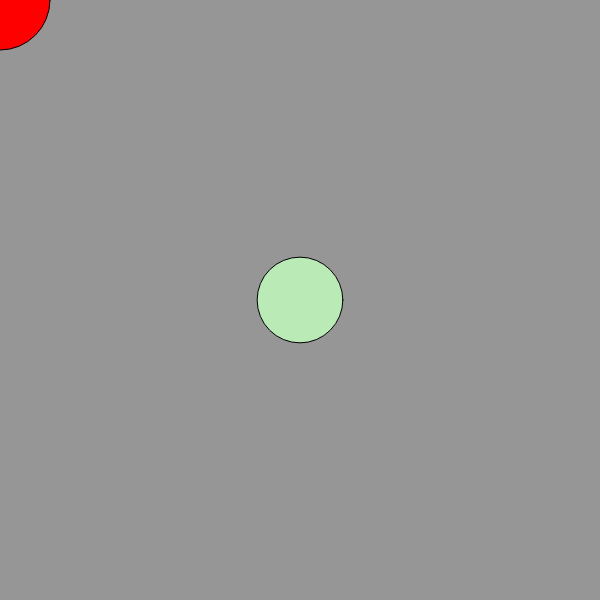
Frame 1 (no input)
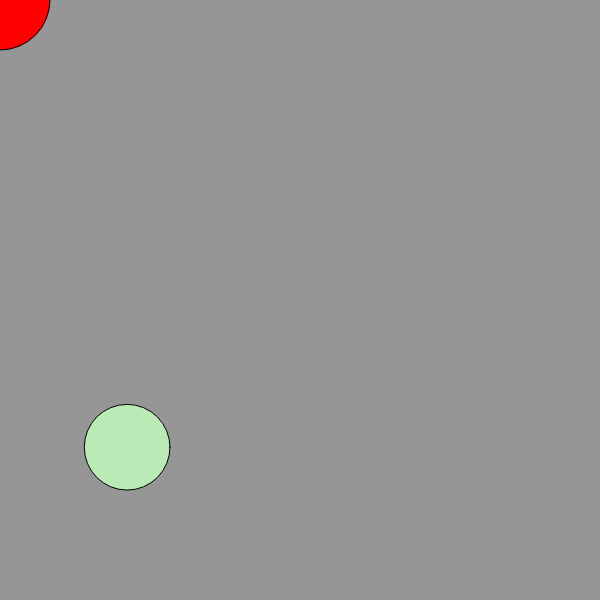
Frame 60 (no input)
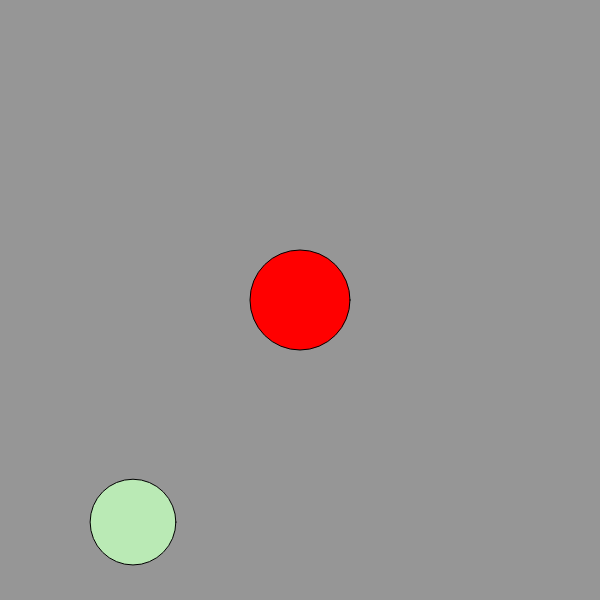
Frame 120 (the mouse pressed at the canvas centre since frame 60)

The p5.js sketch that drew these frames (run headless with seeded random() and noise() and a simulated clock; from frame 60 on, the mouse is pressed at the canvas centre):

// p5.js sketch
// ── sketch.js
const pelotas = [];
// Number of balls created during setup; mouse clicks can add more.
const MAX = 1;


// p5 calls setup once to create the canvas and initial ball(s).
function setup(){
    createCanvas(600,600);
    // noStroke();

    for(let i = 0 ; i < MAX ; i++){
        pelotas.push(new Pelota(
            width / 2,
            height / 2,
            random(50,100),
            random(-5,5),
            random(-5,5),
            true
        ))
    }
    
}


// p5 calls draw repeatedly; drawing and position updates create the animation.
function draw(){
  background(150);

  

  // forEach provides the ball, its index, and the source array to this callback.
  pelotas.forEach( (p , i, arr) => {
    p.draw();

    if (arr.length > i){
        const x = p?.x;
        const nextx = arr[i+1]?.x;
        const y = p?.y;
        const nexty = arr[i+1]?.y;

        line(x,y,nextx, nexty);
    }

  })

  // Advance every ball after drawing its current position.
  for(p of pelotas){
    p.update();
  }

  const w = new Pelota(
    mouseX,
    mouseY, 100, 0 , 0, false);

    w.draw()

}

// A click adds a newly constructed ball to the shared array.
function mouseClicked(){
    const nueva = new Pelota(
        width / 2,
        height / 2,
        random(10,100),
        random(-10, 10),
        random(-10, 10)
    )

    pelotas.push(nueva)
}
// ── pelota.js
class Pelota{
    // Keep position, diameter, velocity, and color together in one object.
    constructor(x,y,d,vx,vy,epilepsia = true){
        this.x = x;
        this.y = y;
        this.d = d;
        this.r = d / 2;
        this.vx = vx;
        this.vy = vy;
        if (epilepsia){
            this.colorR = random(150,255); 
            this.colorG = random(150,255); 
            this.colorB = random(150,255); 
        }
        else{
            this.colorR = 255; 
            this.colorG = 0; 
            this.colorB = 0; 
        }
    }

    // Render this object's circle using p5.js drawing functions.
    draw(){

        fill(this.colorR, this.colorG, this.colorB)

        circle(
            this.x,
            this.y,
            this.d
        )
    }

    // Reverse velocity at the canvas edges, then advance by one frame's velocity.
    update(){

        if (this.x + this.r > width || this.x - this.r < 0){
            this.vx = this.vx * -1
        }
        
        if (this.y + this.r > height || this.y - this.r < 0 ){
            this.vy = this.vy * -1
        }

        this.x = this.x + this.vx;
        this.y = this.y + this.vy;
    }
}
